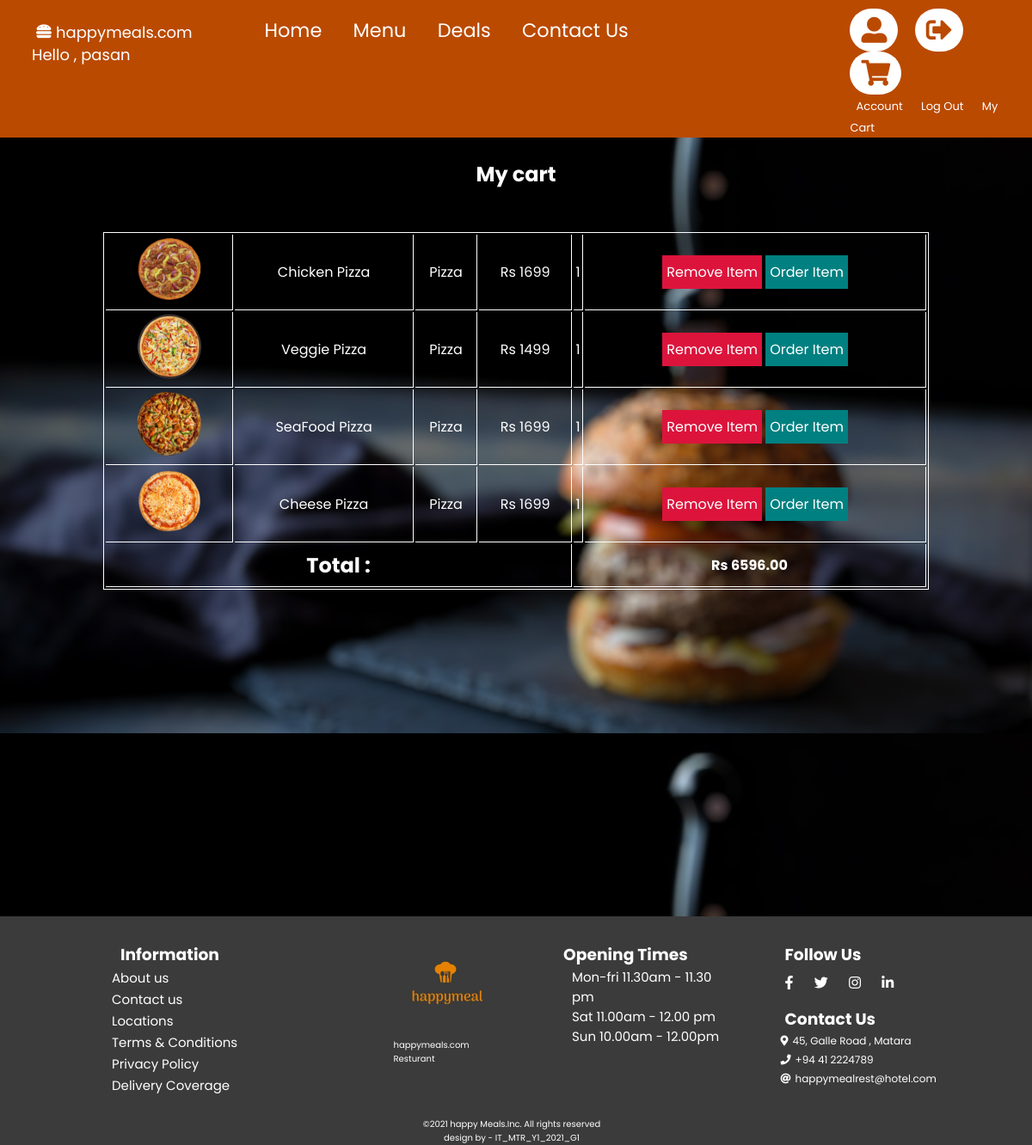
The app's page /mycart.php (signed in) with its own data.
### tables this page shows
CREATE TABLE `cart` (
  `id` int(11) NOT NULL,
  `user_id` int(11) NOT NULL,
  `user_name` varchar(255) NOT NULL,
  `food_image` varchar(255) NOT NULL,
  `food_id` int(11) NOT NULL,
  `food_item` varchar(255) NOT NULL,
  `food_catagory` varchar(255) NOT NULL,
  `price` int(11) NOT NULL,
  `qty` int(11) NOT NULL
);

### mycart.php (the view, shortened to what this page needs)
<?php
	include 'config.php';
            include('usernavbar.php');
?>
<!DOCTYPE html>
<html lang="en">
<head>
</head>
<body>
</body>
</html>
    <center>
        <br>
    <h2>My cart</h2>
    <br><br>
            <table>
                <?php
                        $username = $_SESSION['username'];
                        $sql = "SELECT * FROM cart WHERE user_name = '$username'";
                        $result = mysqli_query($conn,$sql);
                        while($row = mysqli_fetch_array($result))
                        {
                            $id = $row['id'];
                            $total += $row['price'] *$row['qty'] ;
                            ?>
                            <tr>
                                <td><img src="Images/<?=$row['food_image']?>" alt="Image" srcset="" width = "80px" height = "80px"></td>
                                <td><?php  echo $row['food_item'];?></td>
                                <td><?php  echo $row['food_catagory'];?></td>
                                <td>Rs <?php  echo $row['price'];?></td>
                                <td><?php  echo $row['qty'];?></td>
                                <td>
                                <a href="deletecart.php?id=<?php echo $id ?>"  class = "delete">Remove Item</a>
                                <a href="order.php?id=<?php echo $id ?>"  class = "order">Order Item</a>
                                </td>
                            </tr>
                            <?php
                        }
                        ?>
                        <th colspan = "4"><h2>Total : </h2></th>
                        <th colspan = "2"><h4>Rs <?php echo $total; ?>.00</h4></th>
            </table>
        </center>
<?php
  include('footer.php');
 ?>
</body>
</html>

### style/navbar.css (style rules this page uses)
* { padding: 0; margin: 0; box-sizing: border-box; }
body { font-family: 'Poppins', sans-serif; }

### style/footer.css (style rules this page uses)
* { padding: 0; margin: 0; box-sizing: border-box; }
body { font-family: 'Poppins', sans-serif; }

### mycart.php (style rules this page uses)
body { background-image: url(Images/menuback.jpg); color:white; size:cover; position:center; }
table { color:white; width: 80%; border: 0.5px solid white; }
table th,tr,td { text-align:center; border-bottom: 0.5px solid white; border-right: 0.5px solid white; height:50px; }
table a { text-decoration: none; padding: 8px 5px; color:white; background-color:#BA4A00; }
.order { background-color:teal; }
.delete { background-color:crimson; }

### records on screen
cart: food_image (picture), food_item "Chicken Pizza", food_catagory "Pizza", price "1699", qty "1"
cart: food_image (picture), food_item "Veggie Pizza", food_catagory "Pizza", price "1499", qty "1"
cart: food_image (picture), food_item "SeaFood Pizza", food_catagory "Pizza", price "1699", qty "1"
cart: food_image (picture), food_item "Cheese Pizza", food_catagory "Pizza", price "1699", qty "1"

### other values on screen
$_SESSION['username'] "pasan"
$total "6596"
